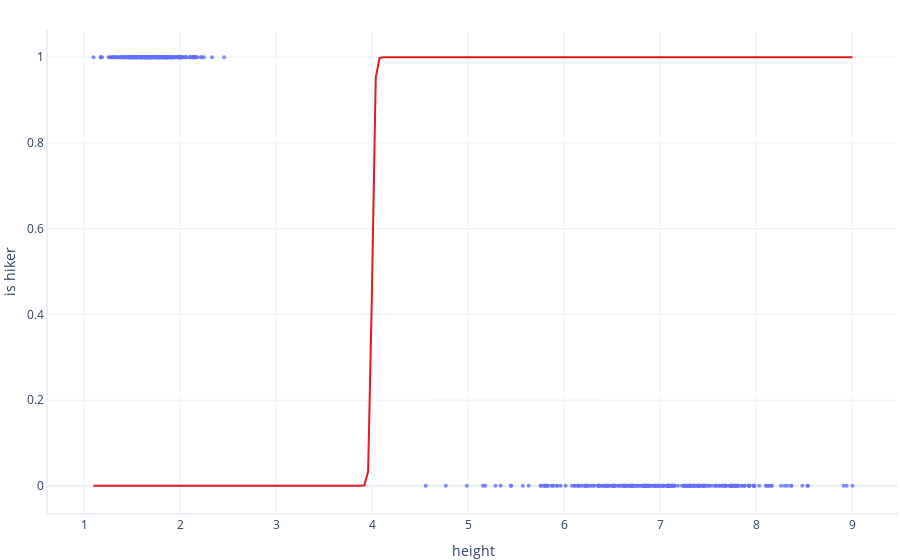

This figure's notebook cell:
### Markdown cell above
## Worse-than-chance
As a counter example to understand the ROC curve, lets consider a model that is worse than chance. In fact, this model gets every single answer wrong.

This doesn't happen often in the real world, so again, we will have to fake this model as well. Let's plot this fake model against our data:

### Code cell
# Create a fake model that gets every single answer incorrect
class VeryBadModel:
    def predict(self, x):
        # This model thinks that all people are over 4m tall 
        # and all trees are shorter
        return 1 / (1 + numpy.exp(-80*(x - 4)))

model = VeryBadModel()

# Plot the model
graphings.scatter_2D(test, trendline=model.predict)
